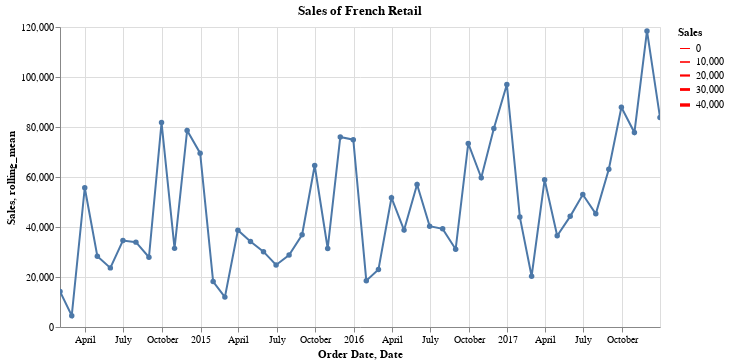

This figure's notebook cell:
### Code cell
train_chart = alt.Chart(monthly_all_df.reset_index()).mark_line(point=True).encode(
    x = 'Order Date',
    y = 'Sales',
    #color = 'Category',
    tooltip = ['Order Date', 'Sales']
)

rolling_mean = alt.Chart(sales_df.reset_index()).mark_trail(
    color = 'red',
    size = 1
).transform_window(
    rolling_mean = 'mean(Sales)'
).encode(
    x = 'Date:T',
    y = 'rolling_mean:Q',
    size = 'Sales'
)

scales = alt.selection_interval(bind='scales')

(train_chart + rolling_mean).properties(
    width = 600,
    title = 'Sales of French Retail').add_selection(scales
)

### Figure 1 — Vega-Lite specification as saved in the notebook (floating-point values rounded to 4 significant figures; data arrays with more than 128 entries replaced by an {"elided": "..."} marker saying what was removed)
{"config": {"view": {"continuousWidth": 300, "continuousHeight": 300}}, "layer": [{"data": {"name": "data-f912a0ed9fafb9ee8c14e88e0667045d"}, "mark": {"type": "line", "point": true}, "encoding": {"tooltip": [{"field": "Order Date", "type": "temporal"}, {"field": "Sales", "type": "quantitative"}], "x": {"field": "Order Date", "type": "temporal"}, "y": {"field": "Sales", "type": "quantitative"}}, "name": "view_1"}, {"data": {"name": "data-bf964baf342fb303e3d36c5d6bf9b20f"}, "mark": {"type": "trail", "color": "red", "size": 1}, "encoding": {"size": {"field": "Sales", "type": "quantitative"}, "x": {"field": "Date", "type": "temporal"}, "y": {"field": "rolling_mean", "type": "quantitative"}}, "transform": [{"window": [{"op": "mean", "field": "Sales", "as": "rolling_mean"}]}]}], "params": [{"name": "param_1", "select": {"type": "interval"}, "bind": "scales", "views": ["view_1"]}], "title": "Sales of French Retail", "width": 600, "$schema": "https://vega.github.io/schema/vega-lite/v5.8.0.json", "datasets": {"data-f912a0ed9fafb9ee8c14e88e0667045d": [{"Order Date": "2014-01-31T00:00:00", "Sales": 14240.0}, {"Order Date": "2014-02-28T00:00:00", "Sales": 4520.0}, {"Order Date": "2014-03-31T00:00:00", "Sales": 55690.0}, {"Order Date": "2014-04-30T00:00:00", "Sales": 28300.0}, {"Order Date": "2014-05-31T00:00:00", "Sales": 23650.0}, {"Order Date": "2014-06-30T00:00:00", "Sales": 34600.0}, {"Order Date": "2014-07-31T00:00:00", "Sales": 33950.0}, {"Order Date": "2014-08-31T00:00:00", "Sales": 27910.0}, {"Order Date": "2014-09-30T00:00:00", "Sales": 81780.0}, {"Order Date": "2014-10-31T00:00:00", "Sales": 31450.0}, {"Order Date": "2014-11-30T00:00:00", "Sales": 78630.0}, {"Order Date": "2014-12-31T00:00:00", "Sales": 69550.0}, {"Order Date": "2015-01-31T00:00:00", "Sales": 18170.0}, {"Order Date": "2015-02-28T00:00:00", "Sales": 11950.0}, {"Order Date": "2015-03-31T00:00:00", "Sales": 38730.0}, {"Order Date": "2015-04-30T00:00:00", "Sales": 34200.0}, {"Order Date": "2015-05-31T00:00:00", "Sales": 30130.0}, {"Order Date": "2015-06-30T00:00:00", "Sales": 24800.0}, {"Order Date": "2015-07-31T00:00:00", "Sales": 28770.0}, {"Order Date": "2015-08-31T00:00:00", "Sales": 36900.0}, {"Order Date": "2015-09-30T00:00:00", "Sales": 64600.0}, {"Order Date": "2015-10-31T00:00:00", "Sales": 31400.0}, {"Order Date": "2015-11-30T00:00:00", "Sales": 75970.0}, {"Order Date": "2015-12-31T00:00:00", "Sales": 74920.0}, {"Order Date": "2016-01-31T00:00:00", "Sales": 18540.0}, {"Order Date": "2016-02-29T00:00:00", "Sales": 22980.0}, {"Order Date": "2016-03-31T00:00:00", "Sales": 51720.0}, {"Order Date": "2016-04-30T00:00:00", "Sales": 38750.0}, {"Order Date": "2016-05-31T00:00:00", "Sales": 56990.0}, {"Order Date": "2016-06-30T00:00:00", "Sales": 40340.0}, {"Order Date": "2016-07-31T00:00:00", "Sales": 39260.0}, {"Order Date": "2016-08-31T00:00:00", "Sales": 31120.0}, {"Order Date": "2016-09-30T00:00:00", "Sales": 73410.0}, {"Order Date": "2016-10-31T00:00:00", "Sales": 59690.0}, {"Order Date": "2016-11-30T00:00:00", "Sales": 79410.0}, {"Order Date": "2016-12-31T00:00:00", "Sales": 97000.0}, {"Order Date": "2017-01-31T00:00:00", "Sales": 43970.0}, {"Order Date": "2017-02-28T00:00:00", "Sales": 20300.0}, {"Order Date": "2017-03-31T00:00:00", "Sales": 58870.0}, {"Order Date": "2017-04-30T00:00:00", "Sales": 36520.0}, {"Order Date": "2017-05-31T00:00:00", "Sales": 44260.0}, {"Order Date": "2017-06-30T00:00:00", "Sales": 52980.0}, {"Order Date": "2017-07-31T00:00:00", "Sales": 45260.0}, {"Order Date": "2017-08-31T00:00:00", "Sales": 63120.0}, {"Order Date": "2017-09-30T00:00:00", "Sales": 87870.0}, {"Order Date": "2017-10-31T00:00:00", "Sales": 77780.0}, {"Order Date": "2017-11-30T00:00:00", "Sales": 118400.0}, {"Order Date": "2017-12-31T00:00:00", "Sales": 83830.0}], "data-bf964baf342fb303e3d36c5d6bf9b20f": {"elided": "144 records"}}}
